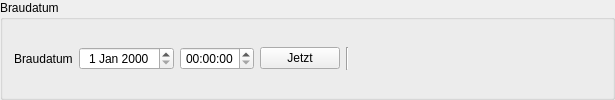
         <widget class="QGroupBox" name="groupBox_5">
          <property name="title">
           <string>Braudatum</string>
          </property>
          <layout class="QGridLayout" name="gridLayout_2">
           <property name="verticalSpacing">
            <number>4</number>
           </property>
           <item row="0" column="3">
            <widget class="PushButton" name="btnBraudatumHeute">
             <property name="minimumSize">
              <size>
               <width>80</width>
               <height>0</height>
              </size>
             </property>
             <property name="maximumSize">
              <size>
               <width>50</width>
               <height>16777215</height>
              </size>
             </property>
             <property name="toolTip">
              <string>&lt;html&gt;&lt;head/&gt;&lt;body&gt;&lt;p&gt;Ein Klick auf den Button setzt das &lt;span style=&quot; font-weight:600;&quot;&gt;Braudatum &lt;/span&gt;auf die &lt;span style=&quot; font-weight:600;&quot;&gt;aktuelle Computerzeit &lt;/span&gt;im Feld nebenan.&lt;/p&gt;&lt;/body&gt;&lt;/html&gt;</string>
             </property>
             <property name="text">
              <string>Jetzt</string>
             </property>
            </widget>
           </item>
           <item row="1" column="0">
            <spacer name="horizontalSpacer_3">
             <property name="orientation">
              <enum>Qt::Orientation::Horizontal</enum>
             </property>
             <property name="sizeHint" stdset="0">
              <size>
               <width>40</width>
               <height>0</height>
              </size>
             </property>
            </spacer>
           </item>
           <item row="1" column="5">
            <spacer name="horizontalSpacer_7">
             <property name="orientation">
              <enum>Qt::Orientation::Horizontal</enum>
             </property>
             <property name="sizeHint" stdset="0">
              <size>
               <width>40</width>
               <height>0</height>
              </size>
             </property>
            </spacer>
           </item>
           <item row="0" column="4">
            <widget class="Line" name="line_17">
             <property name="orientation">
              <enum>Qt::Orientation::Vertical</enum>
             </property>
            </widget>
           </item>
           <item row="0" column="0">
            <widget class="QLabel" name="label_12">
             <property name="text">
              <string>Braudatum</string>
             </property>
            </widget>
           </item>
           <item row="0" column="2">
            <widget class="TimeEdit" name="tbBraudatumZeit">
             <property name="toolTip">
              <string>&lt;html&gt;&lt;head/&gt;&lt;body&gt;&lt;p&gt;Das &lt;span style=&quot; font-weight:600;&quot;&gt;Braudatum&lt;/span&gt; bezeichnet den Zeitpunkt, zu dem zur Würze die Hefe hinzugegeben wurde. Mit dem Braudatum endet der eigentliche Brauprozess und die Gärphase beginnt.&lt;/p&gt;&lt;/body&gt;&lt;/html&gt;</string>
             </property>
             <property name="alignment">
              <set>Qt::AlignmentFlag::AlignCenter</set>
             </property>
            </widget>
           </item>
           <item row="0" column="5">
            <widget class="QWidget" name="widget" native="true"/>
           </item>
           <item row="0" column="1">
            <widget class="DateEdit" name="tbBraudatum">
             <property name="toolTip">
              <string>&lt;html&gt;&lt;head/&gt;&lt;body&gt;&lt;p&gt;Das &lt;span style=&quot; font-weight:600;&quot;&gt;Braudatum&lt;/span&gt; bezeichnet den Zeitpunkt, zu dem zur Würze die Hefe hinzugegeben wurde. Mit dem Braudatum endet der eigentliche Brauprozess und die Gärphase beginnt.&lt;/p&gt;&lt;/body&gt;&lt;/html&gt;</string>
             </property>
             <property name="alignment">
              <set>Qt::AlignmentFlag::AlignCenter</set>
             </property>
            </widget>
           </item>
           <item row="0" column="6">
            <widget class="QWidget" name="widget_2" native="true">
             <property name="minimumSize">
              <size>
               <width>200</width>
               <height>0</height>
              </size>
             </property>
            </widget>
           </item>
          </layout>
         </widget>
